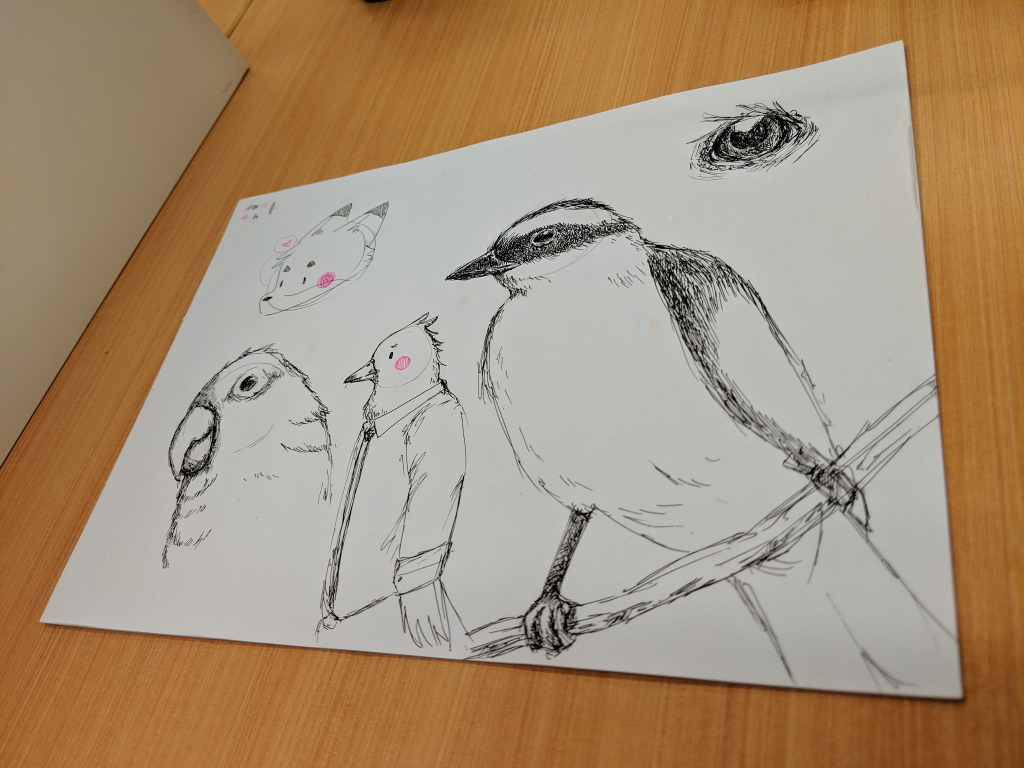
#> input picture projeto7/foto-documento.jpg, 2048 x 1536 px (shown at 1/2 size)
$ jupyter execute 'Aula 02.ipynb'
#> lines starting #> are read from the running program, lines starting #| are printed output that depends on the picture
# Aula 02

## Homografias

Nesta aula introduziremos o conceito de homografias. Para isso utilizaremos uma aplicação de exemplo: retificação de fotos de documentos.

Considere inicialmente a imagem a seguir:

O objetivo da retificação de documentos é obter a imagem a seguir:

## Estimação de homografias

Uma homografia é definida pela matriz:

$$
H = \begin{pmatrix}
h_{11} & h_{12} & h_{13} \\
h_{21} & h_{22} & h_{23} \\
h_{31} & h_{32} & h_{33} \\
\end{pmatrix}$$

Considere a correspondência de pontos $(p_i, p'_i)$, onde $p_i = (x_i, y_i, 1)^T$ é a coordenada de um ponto na imagem original e $p'_i = (x'_i, y'_i, 1)^T$ é a coordenada correspondente na imagem de destino. Como vimos em aula, é comum utilizarmos $h_{33} = 1$, uma vez que a matriz $H$ pode ser multiplicada por qualquer valor escalar sem alterar o resultado final.

Queremos encontrar $H$ tal que $q = H\cdot p$. Abrindo a multiplicação obtemos:

$$
\begin{pmatrix}
h_{11}x_i + h_{12}y_i + h_{13} \\
h_{21}x_i + h_{22}y_i + h_{23} \\
h_{31}x_i + h_{32}y_i + 1 \\
\end{pmatrix} = \begin{pmatrix}
\frac{h_{11}x_i + h_{12}y_i + h_{13}}{h_{31}x_i + h_{32}y_i + 1} \\
\frac{h_{21}x_i + h_{22}y_i + h_{23}}{h_{31}x_i + h_{32}y_i + 1} \\
1 \\
\end{pmatrix}
$$

Sabemos que esse vetor deve ser igual a $p'_i$, consequentemente o valor de suas coordenadas devem ser iguais. Assim:

$$
\begin{align}
h_{11}x_i + h_{12}y_i + h_{13} &= x'_i(h_{31}x_i + h_{32}y_i + 1) \\
h_{21}x_i + h_{22}y_i + h_{23} &= y'_i(h_{31}x_i + h_{32}y_i + 1)
\end{align}
$$

Reorganizando as equações, temos:

$$
\begin{align}
x_ih_{11} + y_ih_{12} + h_{13} - x_ix'_ih_{31} - y_ix'_ih_{32} &= x'_i \\
x_ih_{21} + y_ih_{22} + h_{23} - x_iy'_ih_{31} - y_iy'_ih_{32} &= y'_i
\end{align}
$$

Que são duas equações de um sistema linear com 8 variáveis (as componentes da matriz $H$, menos $h_{33}$, que já definimos como 1).

Como temos 8 variáveis, precisamos de pelo menos 8 equações no nosso sistema para que ele tenha solução única. Cada correspondência de pontos gera duas equações, logo com 4 correspondências de pontos temos as 8 equações de que precisamos. Montando o sistema como uma multiplicação de matrizes, temos:

$$
\begin{pmatrix}
x_1 & y_1 & 1 & 0 & 0 & 0 & -x_1x'_1 & -y_1x'_1 \\
0 & 0 & 0 & x_1 & y_1 & 1 & -x_1y'_1 & -y_1y'_1 \\
x_2 & y_2 & 1 & 0 & 0 & 0 & -x_2x'_2 & -y_2x'_2 \\
0 & 0 & 0 & x_2 & y_2 & 1 & -x_2y'_2 & -y_2y'_2 \\
x_3 & y_3 & 1 & 0 & 0 & 0 & -x_3x'_3 & -y_3x'_3 \\
0 & 0 & 0 & x_3 & y_3 & 1 & -x_3y'_3 & -y_3y'_3 \\
x_4 & y_4 & 1 & 0 & 0 & 0 & -x_4x'_4 & -y_4x'_4 \\
0 & 0 & 0 & x_4 & y_4 & 1 & -x_4y'_4 & -y_4y'_4
\end{pmatrix}
\begin{pmatrix}
h_{11} \\
h_{12} \\
h_{13} \\
h_{21} \\
h_{22} \\
h_{23} \\
h_{31} \\
h_{32}
\end{pmatrix} =
\begin{pmatrix}
x'_1 \\
y'_1 \\
x'_2 \\
y'_2 \\
x'_3 \\
y'_3 \\
x'_4 \\
y'_4
\end{pmatrix}
$$

Resolvendo o sistema linear obtemos a matriz de homografia.

# Atividade

1. Abra a imagem do documento e localize as coordenadas dos quatro cantos da folha e monte uma lista com esses pontos;
2. Queremos uma imagem final no formato de uma folha A4 em paisagem. Para isso utilizaremos uma resolução de 1684 X 1190 pixels (você pode alterar os valores se preferir). Monte uma lista com os 4 cantos da imagem de destino, seguindo a mesma ordem do item anterior, ou seja, se o primeiro ponto da lista anterior é o canto superior esquerdo, o primeiro ponto dessa nova lista também deve ser o canto superior esquerdo;
3. Crie uma função que recebe duas listas com correspondências de pontos e devolve uma matriz de homografia:

    1. Monte as matrizes do sistema linear descrito acima;
    2. Resolva o sistema linear (pode usar funções prontas, ex: `numpy.linalg.solve`) e monte a matriz de homografia (não se esqueça que a última componente é igual a 1);
4. Teste sua função. Para isso, utilize a função [findHomography](https://docs.opencv.org/3.4/d9/d0c/group__calib3d.html#ga4abc2ece9fab9398f2e560d53c8c9780) do OpenCV e compare as matrizes resultantes com a função [numpy.allclose](https://docs.scipy.org/doc/numpy-1.15.1/reference/generated/numpy.allclose.html);
5. Crie uma matriz de zeros no formato da imagem de destino. Percorra cada pixel dessa imagem aplicando a homografia inversa para descobrir o pixel original e preencha a imagem de destino com aquele pixel (lembre-se da atividade da primeira aula deste módulo). Apresente a imagem resultante neste notebook.

## Desafios

1. Automatize o processo construção dos pares de pontos. Para isso, crie uma função que recebe uma foto e devolve as coordenadas dos quatro cantos do documento;
2. Implemente uma interface gráfica para o seu programa de retificação automática de documentos. Requisitos:
    1. Permitir a seleção do arquivo de entrada;
    2. Permitir o ajuste manual dos cantos detectados na foto;
    3. Permitir a seleção da resolução do arquivo final;
    4. Salvar o documento retificado em um arquivo.

  O OpenCV possui funções para criar uma interface gráfica simples. Você pode utilizá-las para implementar seu programa.

  **A conclusão satisfatória deste desafio vale até 1 ponto adicional na nota do projeto 4.** Para ganhar até meio ponto a seleção do arquivo de entrada pode ser feita na linha de comando do terminal e a interface gráfica pode ser implementada utilizando somente o OpenCV. Para valer até um ponto é necessário implementar uma interface gráfica completa (para seleção dos arquivos e ajuste dos cantos do documento).

[cell 1]
# Imports
import numpy as np
import cv2
import matplotlib.pyplot as plt

def plot_image(img, figsize=(12,12), axis='off'):
    #img = cv2.cvtColor(img, cv2.COLOR_BGR2RGB)
    #img = np.array(img)
    plt.figure(figsize=figsize)
    plt.imshow(img, cmap='gray')
    plt.axis(axis)
    plt.show()

[cell 2]
# Item 1
orig = [
    (484,408),
    (1800,102),
    (92,1220),
    (1914,1394)
    # Coloque os pontos aqui
]

[cell 3]
# Item 2
dest = [
    (0,0),
    (1684,0),
    (0,1190),
    (1684,1190)
    # Coloque os pontos correspondentes aqui
]

[cell 4]
# Item 3
def find_homography(orig, dest):
    A = []

    for i in range(0, len(orig)):
        x, y = orig[i][0], orig[i][1]
        u, v = dest[i][0], dest[i][1]
        A.append([x, y, 1, 0, 0, 0, -u*x, -u*y, -u])
        A.append([0, 0, 0, x, y, 1, -v*x, -v*y, -v])

    A = np.asarray(A)
    U, S, Vh = np.linalg.svd(A)
    L = Vh[-1,:] / Vh[-1,-1]
    H = L.reshape(3, 3)
    return H

[cell 5]
# Item 4
hom =find_homography(orig, dest)
print(hom)
print(cv2.findHomography(np.array(orig),np.array(dest)))

[cell 6]
superfice = cv2.imread("foto-documento.jpg")
#> superfice is the input picture: shape (1536, 2048, 3); mean B, G, R 119.7, 144.9, 166.7
w , h ,_ = superfice.shape
#> w = 1536; h = 2048

warped = cv2.warpPerspective(superfice, hom, (1684, 1190))
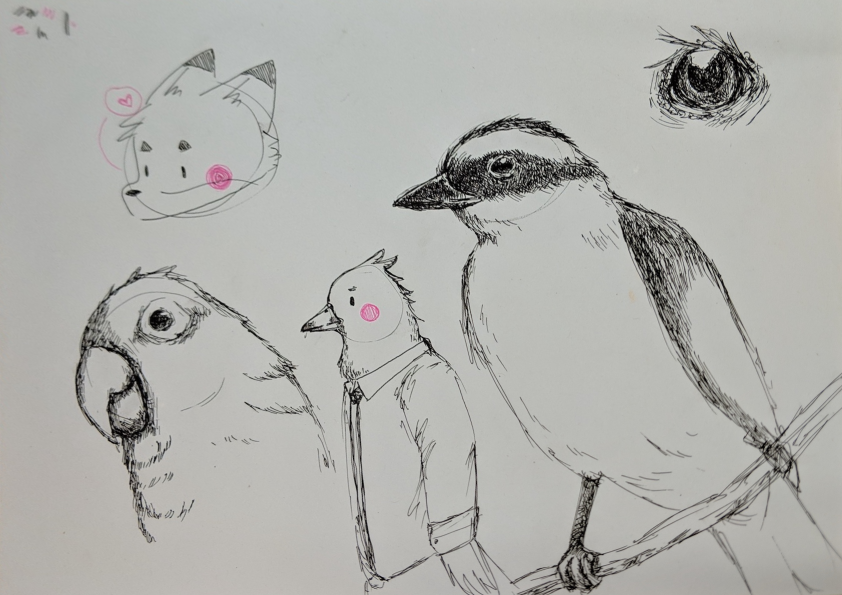
#> warped: shape (1190, 1684, 3) (shown at 1/2 size); mean B, G, R 172, 176.1, 175.7
plot_image(warped)
